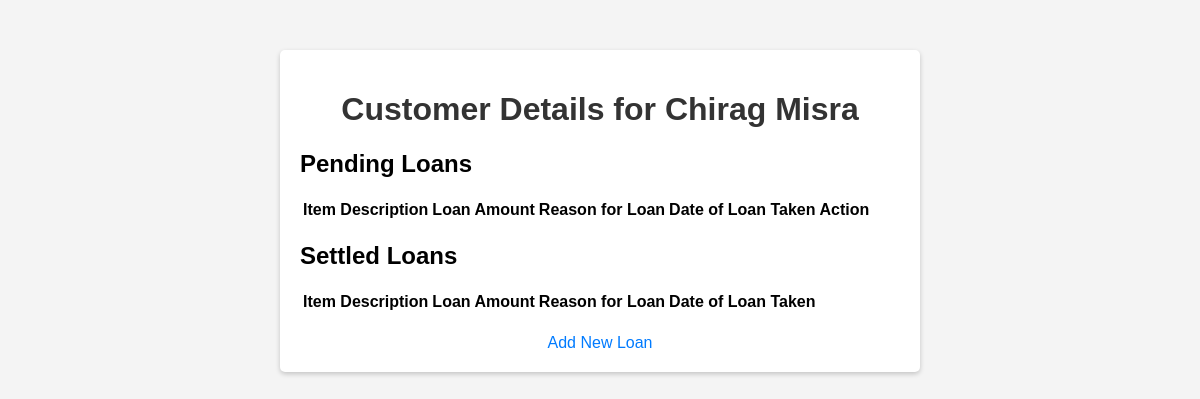
Before: /view_customer/123 with the older database file.
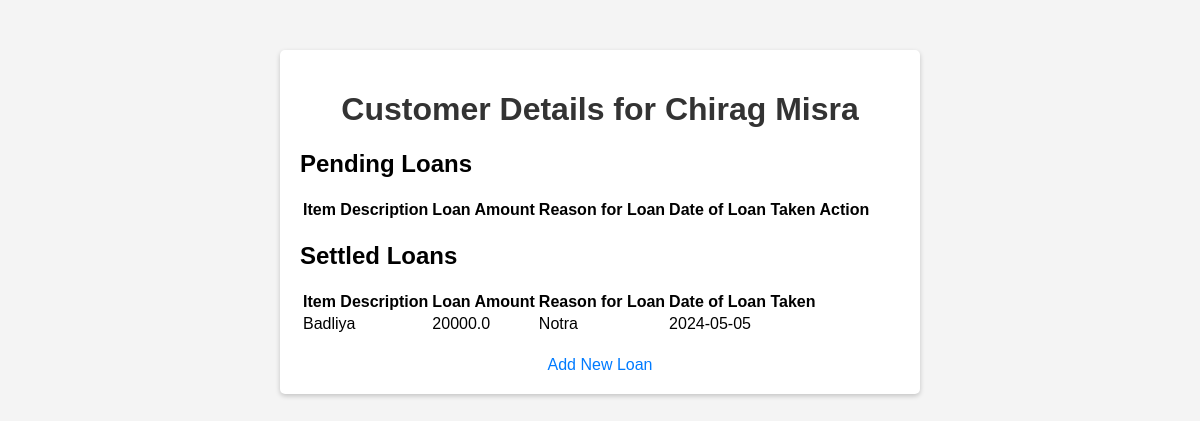
After: the same page with the newer database file.
### app.py (models this page shows)
class Collateral(db.Model):
    customer_id = db.Column(db.String(100), db.ForeignKey('customer.customer_id'), primary_key=True)
    loan_id = db.Column(db.Integer, primary_key=True)  # Unique loan ID for each customer
    item_description = db.Column(db.String(200), nullable=False)
    loan_amount = db.Column(db.Float, nullable=False)
    reason_for_loan = db.Column(db.String(200), nullable=False)
    date_of_loan_taken = db.Column(db.DateTime, nullable=False)
    interest_rate = db.Column(db.Float, default=2.5)
    payment_status = db.Column(db.String(20), default='Pending')

### app.py (the view)
@app.route('/view_customer/<customer_id>')
def view_customer(customer_id):
    customer = Customer.query.get_or_404(customer_id)
    pending_items = Collateral.query.filter_by(customer_id=customer_id, payment_status='Pending').all()
    settled_items = Collateral.query.filter_by(customer_id=customer_id, payment_status='Settled').all()
    return render_template('view_customer.html', customer=customer, pending_items=pending_items,
                           settled_items=settled_items)

### templates/view_customer.html (shortened to what this page needs)
<!DOCTYPE html>
<html lang="en">
<head>
    <link rel="stylesheet" href="{{ url_for('static', filename='style.css') }}">
</head>
<body>
<div class="container">
    <h1>Customer Details for {{ customer.first_name }} {{ customer.last_name }}</h1>
    <h2>Pending Loans</h2>
    <table>
        <thead>
        <tr>
            <th>Item Description</th>
            <th>Loan Amount</th>
            <th>Reason for Loan</th>
            <th>Date of Loan Taken</th>
            <th>Action</th>
        </tr>
        </thead>
    </table>
    <h2>Settled Loans</h2>
    <table>
        <thead>
        <tr>
            <th>Item Description</th>
            <th>Loan Amount</th>
            <th>Reason for Loan</th>
            <th>Date of Loan Taken</th>
        </tr>
        </thead>
        <tbody>
        {% for item in settled_items %}
        <tr>
            <td>{{ item.item_description }}</td>
            <td>{{ item.loan_amount }}</td>
            <td>{{ item.reason_for_loan }}</td>
            <td>{{ item.date_of_loan_taken.strftime('%Y-%m-%d') }}</td>
        </tr>
        {% endfor %}
        </tbody>
    </table>
    <a href="{{ url_for('add_loan', customer_id=customer.customer_id) }}">Add New Loan</a>
</div>
</body>
</html>

Changed rows visible on the page:
added Collateral: item_description "Badliya", loan_amount "20000.0", reason_for_loan "Notra", date_of_loan_taken "2024-05-05"
